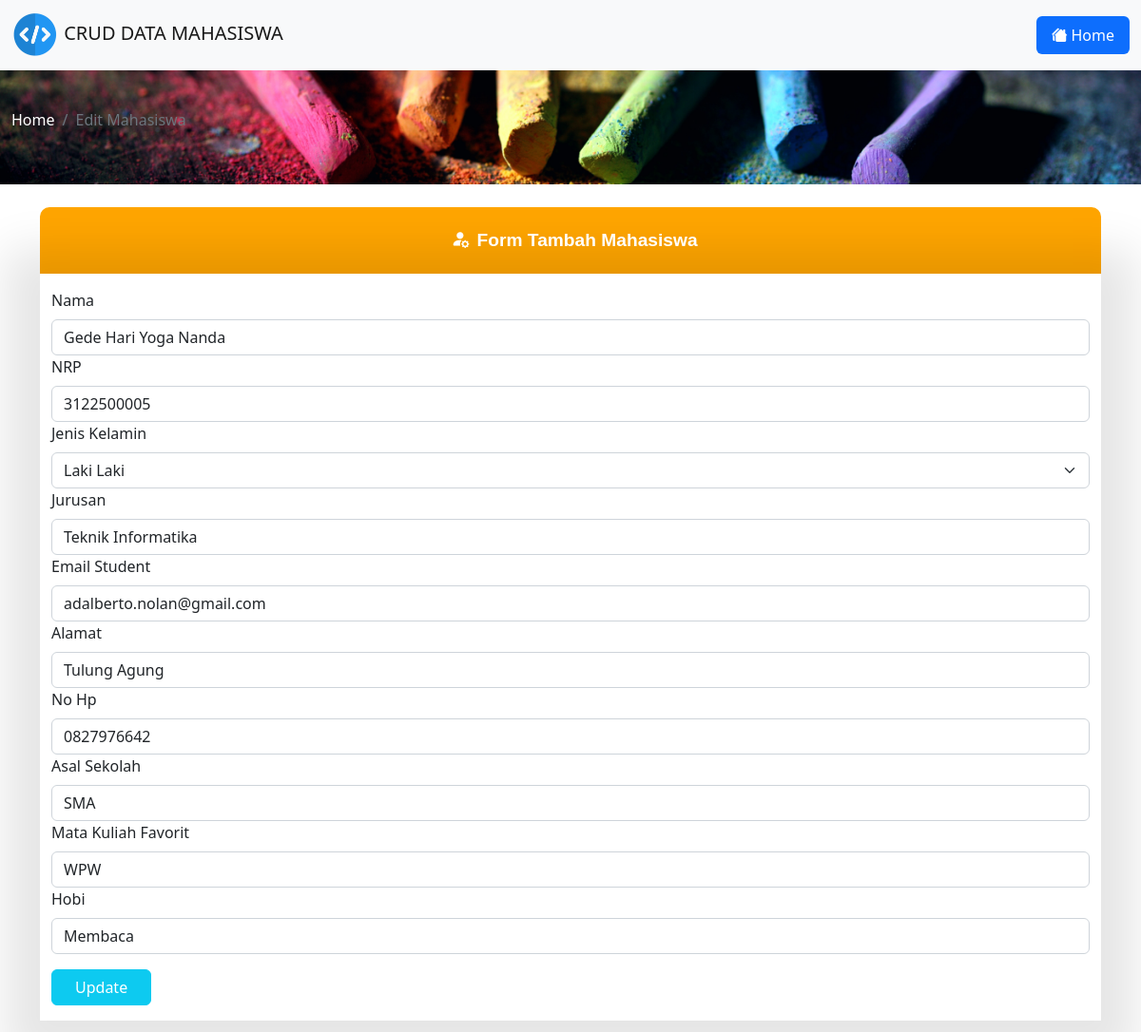
The app's page /edit.php?id=4 with its own data.
### tables this page shows
CREATE TABLE `mahasiswa` (
  `id` int(11) NOT NULL,
  `nama` varchar(50) NOT NULL,
  `nrp` char(11) NOT NULL,
  `jenis_kelamin` set('Laki Laki','Perempuan','','') NOT NULL,
  `jurusan` varchar(20) NOT NULL,
  `email_student` varchar(50) NOT NULL,
  `alamat` varchar(20) NOT NULL,
  `phone` varchar(12) NOT NULL,
  `asal_sekolah` varchar(20) NOT NULL,
  `mata_kuliah_favorit` varchar(20) NOT NULL,
  `hobi` varchar(20) NOT NULL
);

### edit.php (the view, shortened to what this page needs)
<!DOCTYPE html>
<html>
<head>
    <link href="https://cdn.jsdelivr.net/npm/bootstrap@5.2.3/dist/css/bootstrap.min.css" rel="stylesheet">
    <link rel="stylesheet" href="https://cdn.jsdelivr.net/npm/bootstrap-icons@1.10.3/font/bootstrap-icons.css">
    <link rel="stylesheet" href="./assets/style.css">
</head>
<body>
    <nav class="navbar bg-light">
        <div class="container-fluid">
            <a class="navbar-brand" href="#">
                <img src="./assets/logo.png" alt="Logo" width="50" class="d-inline-block align-text-center">
                CRUD DATA MAHASISWA
            </a>
            <ul class="nav justify-content-end">
                <li class="nav-item">
                    <a class="nav-link active bg-primary text-white rounded-2" href="index.php"><i class="bi bi-houses-fill"></i> Home</a>
                </li>
            </ul>
        </div>
    </nav>
    <div class="container-fluid header mb-3">
        <nav aria-label="breadcrumb">
            <ol class="breadcrumb text-white">
                <li class="breadcrumb-item" aria-current="page">Home</li>
                <li class="breadcrumb-item active" aria-current="page">Edit Mahasiswa</li>
            </ol>
        </nav>
    </div>
    <?php
    include 'koneksi.php';
    $id = $_GET['id'];
    $data = mysqli_query($koneksi, "SELECT * from mahasiswa where id='$id'");
    while ($d = mysqli_fetch_array($data)) {
    ?>
        <div class="container my-4">
            <div class="container header_form"><i class="bi bi-person-fill-gear px-2"></i>Form Tambah Mahasiswa</div>
            <div class="container py-3 form_input">
                <form method="post" action="update.php">
                    <label class="form-label" for="nama">Nama </label>
                    <input class="form-control" type="text" name="nama" id="nama" value="<?php echo $d['nama']; ?>">
                    <label class="form-label" for="nrp">NRP </label>
                    <input class="form-control" type="number" name="nrp" id="nrp" value="<?php echo $d['nrp']; ?>">
                    <label class="form-label" for="jenis_kelamin">Jenis Kelamin </label>
                    <select class="form-select" name="jenis_kelamin" id="jenis_kelamin" value="<?php echo $d['jenis_kelamin']; ?>">
                        <option value="Laki Laki">Laki Laki</option>
                    </select>
                    <label class="form-label" for="jurusan">Jurusan </label>
                    <input class="form-control" type="text" name="jurusan" id="jurusan" value="<?php echo $d['jurusan']; ?>">
                    <label class="form-label" for="email_student">Email Student </label>
                    <input class="form-control" type="email" name="email_student" id="email_student" value="<?php echo $d['email_student']; ?>">
                    <label class="form-label" for="alamat">Alamat </label>
                    <input class="form-control" type="text" name="alamat" id="alamat" value="<?php echo $d['alamat']; ?>">
                    <label class="form-label" for="phone">No Hp </label>
                    <input class="form-control" type="number" name="phone" id="phone" value="<?php echo $d['phone']; ?>">
                    <label class="form-label" for="asal_sekolah">Asal Sekolah </label>
                    <input class="form-control" type="text" name="asal_sekolah" id="asal_sekolah" value="<?php echo $d['asal_sekolah']; ?>">
                    <label class="form-label" for="mata_kuliah_favorit">Mata Kuliah Favorit </label>
                    <input class="form-control" type="text" name="mata_kuliah_favorit" id="mata_kuliah_favorit" value="<?php echo $d['mata_kuliah_favorit']; ?>">
                    <label class="form-label" for="hobi">Hobi </label>
                    <input class="form-control" type="text" name="hobi" id="hobi" value="<?php echo $d['hobi']; ?>">
                    <button type="submit" class="btn btn-info text-white px-4 mt-3">Update</button>
                </form>
            </div>
        </div>
    <?php
    }
    ?>
</body>
</html>

### assets/style.css (style rules this page uses)
.header { width: 100%; height: 120px; background: url(./header.jpg); background-repeat: no-repeat; display: flex; align-items: center; background-size: cover; background-position: center; }
.form_input { box-shadow: 0px 10px 44px 36px rgba(0, 0, 0, 0.1); }
.header_form { width: 100%; height: 70px; background-color: orange; display: flex; justify-content: center; align-items: center; padding: 0; font-family: "Noto Sans TC", sans-serif; font-weight: bold; font-size: 1.2em; border-radius: 10px 10px 0 0; color: white; }

### records on screen
mahasiswa: nama "Gede Hari Yoga Nanda", nrp "3122500005", jenis_kelamin "Laki Laki", jurusan "Teknik Informatika", email_student "adalberto.nolan@gmail.com", alamat "Tulung Agung", phone "0827976642", asal_sekolah "SMA", mata_kuliah_favorit "WPW", hobi "Membaca"
